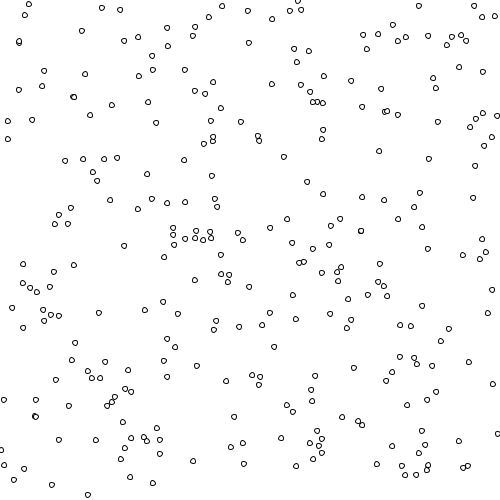
Frame 1 (no input)
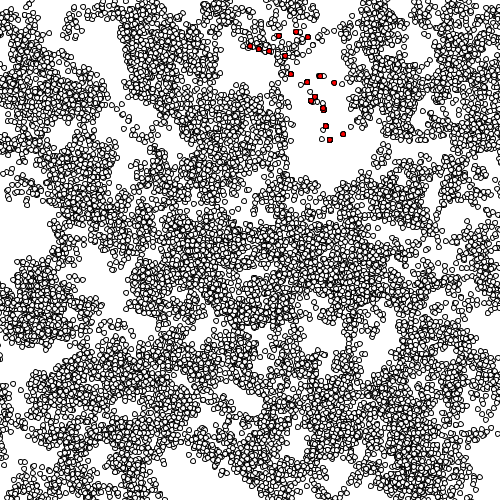
Frame 60 (the mouse pressed at the canvas centre just before this capture)
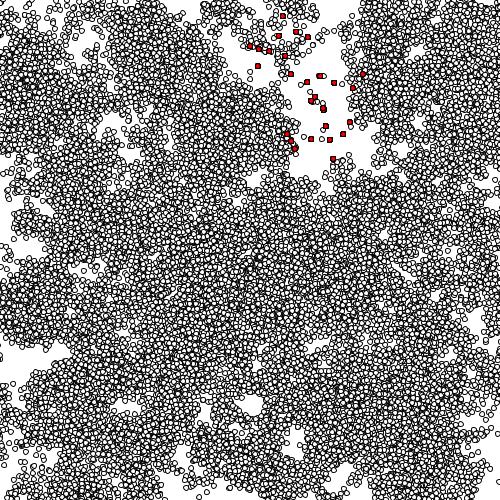
Frame 120 (the mouse held since frame 60 and released just before this capture)

The Processing sketch that drew these frames (run headless with seeded random() and noise(); from frame 60 on, the mouse is pressed at the canvas centre):

// Processing sketch: processing_169617
// ── processing_169617.pde

//import processing.pdf.*;

//Constructing an array

//Assigning different values to new Cell 
//the cells' density is changed
Cell[] myCells = new Cell[299];                      //array syntax   datatype[] var


void setup() {
   background(255);
  size(500, 500);
  for (int i = 0; i < myCells.length; i ++) {
    myCells[i] = new Cell();                        //array syntax var[element] = value     
  }   
//beginRecord(PDF, "Patternvector3e.pdf");  
}


void draw() {
  //beginRaw(PDF, "pattern1.pdf");
  for (int i=0; i< myCells.length; i++) {
   myCells[i].display();
    myCells[i].update();
  }
  
  myCells[0].isseed = true;               
 
  for (int i=0; i<myCells.length; i++) {
    if(myCells[i].isseed == false){
      for(int j=0; j<myCells.length;j++){
        if(myCells[j].isseed == true){
          float d;
          d = PVector.dist(myCells[i].location, myCells[j].location);
            if(d < 20){                                
              myCells[i].isseed = true;
          
            }
          }
        }
      }
    }
//endRaw();
  }

//void keyPressed(){
  //if(key=='e'){
    //endRecord();
 // }
//}




class Cell{
  
  PVector location = new PVector();
  PVector velocity = new PVector();
  float dia;
  boolean isseed;
  float cellred, cellgreen, cellblue;
  float lineweight;
   
  
  Cell(){
  
    location = new PVector(random(500), random(500));
    dia = 5;
    isseed = false;
    cellred = 255;
    cellgreen = 255;
    cellblue = 255;
    lineweight = 0.01;
  }
  
  void display(){
    stroke(lineweight);
    if(isseed == true){
      fill(255,0,0);
    }
    if(isseed == false){
    fill(cellred,cellgreen,cellblue);
    }
    ellipse(location.x, location.y, dia,dia);
  }
  void update(){
    if(isseed == false){
    velocity = new PVector(random(-8,8),random(-8,8));
    location.add(velocity);
    }
    
  }
}


  
  
    
  
